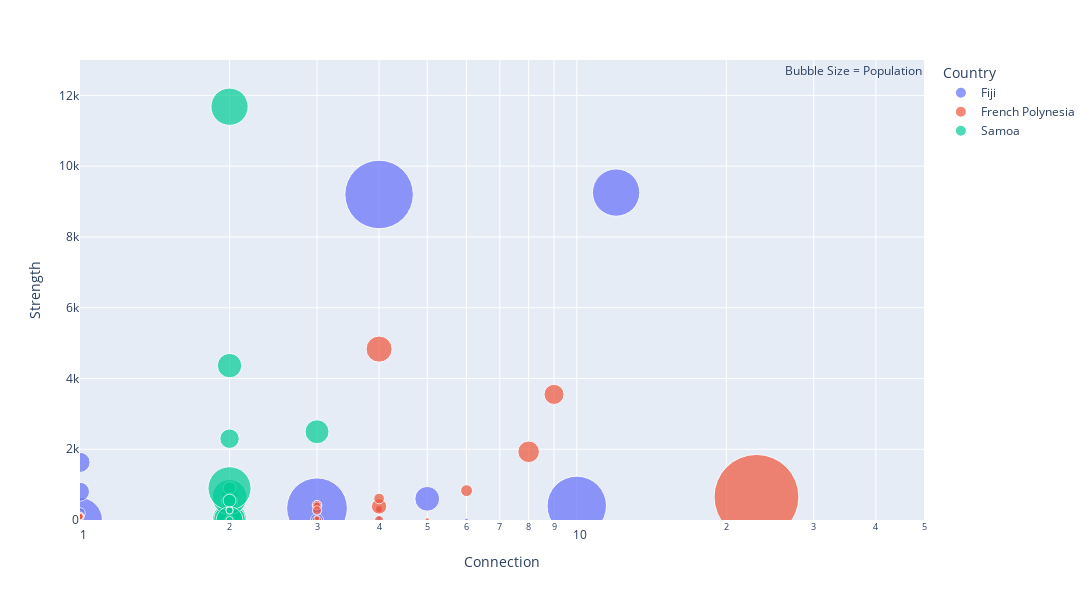

Source (notebook cell):
### Code cell
import pandas as pd
import plotly.express as px

# 加载数据
df = pd.read_excel("population and connection.xlsx")

# 过滤掉 Connection 列中为零或负值的行
df = df[df['Connection'] > 0]

# 检查数据的实际范围
print(df['Connection'].min(), df['Connection'].max())
print(df['Strength'].min(), df['Strength'].max())

# 创建动画气泡图
fig = px.scatter(df, x="Connection", y="Strength",
           animation_frame="year",
           animation_group="Location",
           size="Population", color="Country", hover_name="Location",
           log_x=True, size_max=60, range_x=[1, 50], range_y=[1, 13000])

fig.add_annotation(
    text="Bubble Size = Population",  # 注释文本
    xref="paper", yref="paper",
    x=1, y=1,  # 位置在右上角
    showarrow=False
)

# 更新布局
fig.update_layout(height=600, width=1200)
fig.write_image('strength vs connection.png', height=600, width=1200, scale=3)



# 显示图形
fig.show()

# 将图形保存为 HTML 文件
fig.write_html("animated_bubble.html")

### Figure 1 — Plotly figure (JSON) as saved in the notebook; plotly's stock layout.template omitted (floating-point values rounded to 4 significant figures)
{"data": [{"hovertemplate": "<b>%{hovertext}</b><br><br>Country=Fiji<br>year=2022<br>Connection=%{x}<br>Strength=%{y}<br>Population=%{marker.size}<extra></extra>", "hovertext": ["Nadi", "Sawakasa", "Vuda(Lautoka)", "Malolo(Tropica/Malolo/Likuliku/Castaway)", "Vuda(Bounty Island)", "Suva", "Naviti(Paradise/MantaRay/Barefoot)", "Malolo(Tokoriki Island)", "Malolo(Tadrai/Mana)", "Vuda(Treasure/Beachconber)", "Yasawa", "Malolo(Matamanoa Island)", "Naviti", "Bua/Macuata/Cakaudrove", "Kadavu", "Serua", "Tavuki", "Moala", "Lakeba", "Cicia", "Lomaloma/Mualevu", "Ovalau", "LomaivitiOtherIslands", "Koro", "Wainikeli"], "ids": ["Nadi", "Sawakasa", "Vuda(Lautoka)", "Malolo(Tropica/Malolo/Likuliku/Castaway)", "Vuda(Bounty Island)", "Suva", "Naviti(Paradise/MantaRay/Barefoot)", "Malolo(Tokoriki Island)", "Malolo(Tadrai/Mana)", "Vuda(Treasure/Beachconber)", "Yasawa", "Malolo(Matamanoa Island)", "Naviti", "Bua/Macuata/Cakaudrove", "Kadavu", "Serua", "Tavuki", "Moala", "Lakeba", "Cicia", "Lomaloma/Mualevu", "Ovalau", "LomaivitiOtherIslands", "Koro", "Wainikeli"], "legendgroup": "Fiji", "marker": {"color": "#636efa", "size": [59717, 53614, 98264, 1961, 600, 94088, 2410, 300, 800, 400, 2226, 150, 500, 124994, 10869, 16366, 4033, 1383, 1557, 1028, 1753, 9606, 230, 2937, 4486], "sizemode": "area", "sizeref": 53.27, "symbol": "circle"}, "mode": "markers", "name": "Fiji", "orientation": "v", "showlegend": true, "type": "scatter", "x": [12, 1, 3, 3, 4, 10, 3, 3, 4, 6, 3, 3, 3, 4, 1, 5, 2, 1, 1, 1, 1, 1, 1, 1, 3], "xaxis": "x", "y": [9254, 0, 333, 250, 50, 400, 421, 85, 295, 0, 0, 72, 155, 9200, 1630, 600, 0, 150, 160, 100, 140, 800, 34, 200, 0], "yaxis": "y"}, {"hovertemplate": "<b>%{hovertext}</b><br><br>Country=French Polynesia<br>year=2022<br>Connection=%{x}<br>Strength=%{y}<br>Population=%{marker.size}<extra></extra>", "hovertext": ["Ahe", "Arutua", "Bora Bora", "Fakarava", "Gambier", "Hao", "Hiva Oa", "Huahine", "Makemo", "Manihi", "Mataiva", "Maupiti", "Moorea", "Nuku Hiva", "Raiatea", "Raivavae", "Rangiroa", "Rimatara", "Rurutu", "Taha'a", "Tahiti", "Tikehau", "Tubuai", "Ua Huka", "Ua Pou"], "ids": ["Ahe", "Arutua", "Bora Bora", "Fakarava", "Gambier", "Hao", "Hiva Oa", "Huahine", "Makemo", "Manihi", "Mataiva", "Maupiti", "Moorea", "Nuku Hiva", "Raiatea", "Raivavae", "Rangiroa", "Rimatara", "Rurutu", "Taha'a", "Tahiti", "Tikehau", "Tubuai", "Ua Huka", "Ua Pou"], "legendgroup": "French Polynesia", "marker": {"color": "#EF553B", "size": [490, 1736, 10758, 1679, 1570, 1227, 2371, 6263, 1391, 1138, 292, 1302, 18201, 3025, 12388, 900, 3761, 893, 2163, 5296, 191779, 589, 2185, 719, 2168], "sizemode": "area", "sizeref": 53.27, "symbol": "circle"}, "mode": "markers", "name": "French Polynesia", "orientation": "v", "showlegend": true, "type": "scatter", "x": [1, 1, 9, 4, 1, 1, 3, 4, 1, 1, 2, 3, 4, 4, 8, 2, 6, 2, 3, 2, 23, 5, 3, 3, 4], "xaxis": "x", "y": [95, 95, 3550, 312, 95, 133, 419, 384, 104, 95, 95, 417, 4830, 609, 1928, 114, 830, 76, 274, 0, 654, 0, 0, 47, 0], "yaxis": "y"}, {"hovertemplate": "<b>%{hovertext}</b><br><br>Country=Samoa<br>year=2022<br>Connection=%{x}<br>Strength=%{y}<br>Population=%{marker.size}<extra></extra>", "hovertext": ["Faasaleleaga", "Gagaemauga", "Gagaifoumauga", "Vaisigano", "Falealupo", "Alataua i Sisifo", "Salega", "Palauli & Satupaitea", "Vaimauga", "Faleata", "Sagaga", "Aana Alofi", "Aiga i le Tai", "Falelatai & Samatau", "Lefaga & Faleaseela", "Safata", "Siumu", "Falealili", "Lotofaga", "Lepa", "Aleipata Itupa i Luga", "Aleipata Itupa i Lalo", "Vaa o Fonoti", "Anoamaa"], "ids": ["Faasaleleaga", "Gagaemauga", "Gagaifoumauga", "Vaisigano", "Falealupo", "Alataua i Sisifo", "Salega", "Palauli & Satupaitea", "Vaimauga", "Faleata", "Sagaga", "Aana Alofi", "Aiga i le Tai", "Falelatai & Samatau", "Lefaga & Faleaseela", "Safata", "Siumu", "Falealili", "Lotofaga", "Lepa", "Aleipata Itupa i Luga", "Aleipata Itupa i Lalo", "Vaa o Fonoti", "Anoamaa"], "legendgroup": "Samoa", "marker": {"color": "#00cc96", "size": [15290, 4136, 4797, 3760, 11060, 1891, 3584, 8338, 31531, 36942, 26869, 15939, 5880, 32560, 4488, 7320, 2551, 49580, 19350, 1460, 1338, 4426, 1404, 10085], "sizemode": "area", "sizeref": 53.27, "symbol": "circle"}, "mode": "markers", "name": "Samoa", "orientation": "v", "showlegend": true, "type": "scatter", "x": [3, 2, 2, 2, 2, 2, 2, 2, 2, 2, 2, 2, 2, 2, 2, 2, 2, 2, 2, 2, 2, 2, 2, 2], "xaxis": "x", "y": [2495, 413, 752, 0, 221, 599, 0, 717, 0, 11680, 0, 4364, 701, 651, 898, 510, 0, 897, 0, 290, 268, 549, 0, 2298], "yaxis": "y"}], "layout": {"annotations": [{"showarrow": false, "text": "Bubble Size = Population", "x": 1, "xref": "paper", "y": 1, "yref": "paper"}], "height": 600, "legend": {"itemsizing": "constant", "title": {"text": "Country"}, "tracegroupgap": 0}, "margin": {"t": 60}, "width": 1200, "xaxis": {"anchor": "y", "domain": [0, 1], "range": [0, 1.699], "title": {"text": "Connection"}, "type": "log"}, "yaxis": {"anchor": "x", "domain": [0, 1], "range": [1, 13000], "title": {"text": "Strength"}}}}
